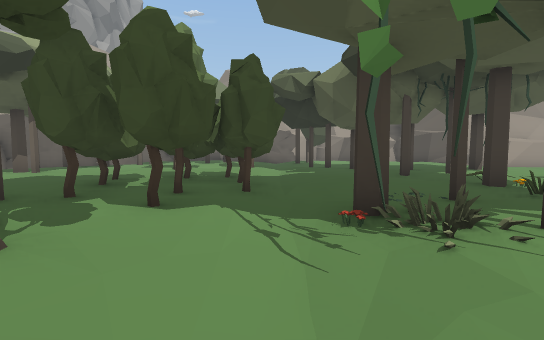
View 1 (above)

21 first-person views from a walk through a scene from a Unity 3-D project. The camera is 1.5 m above the floor, tilts 4° down and sees 90° across. The floor is counted in squares, 2 m on a side. Each view is taken from the middle of a square. On the plan, view 1 faces up. The plan holds only what a view shows up to about 10 squares ahead; the rest is blank. The place goes on beyond the plan. The player character is not drawn. Some surface patterns are stand-ins.

View 2
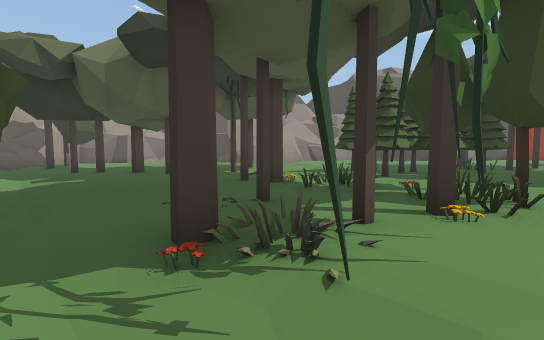

View 3
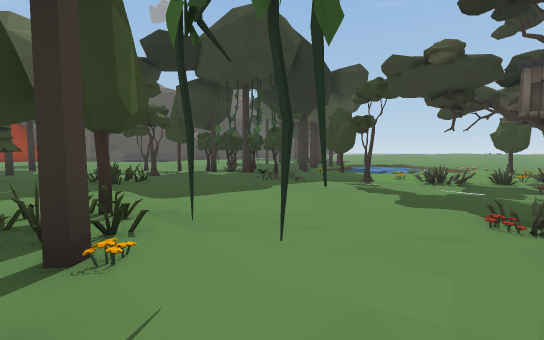

View 4
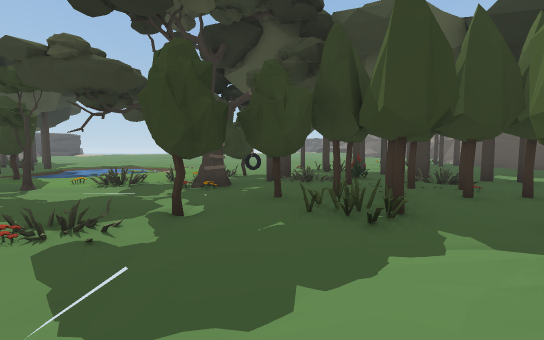

View 5
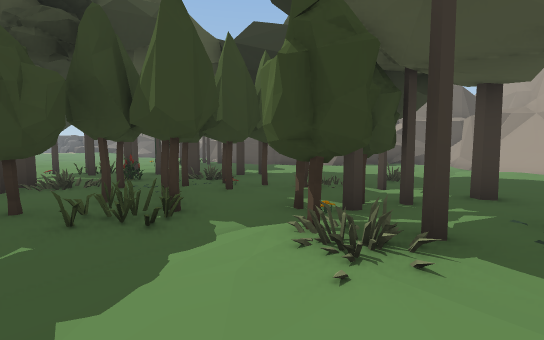

View 6
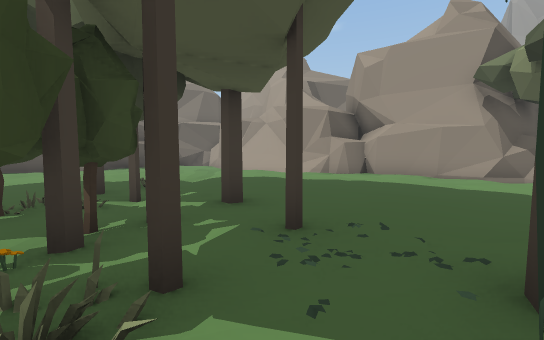

View 7
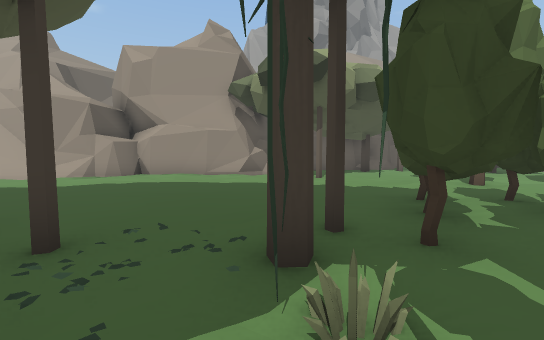

View 8
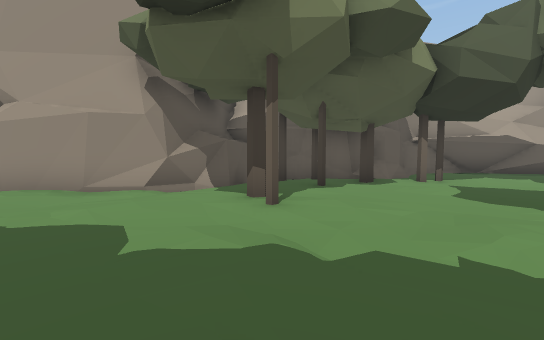

View 9
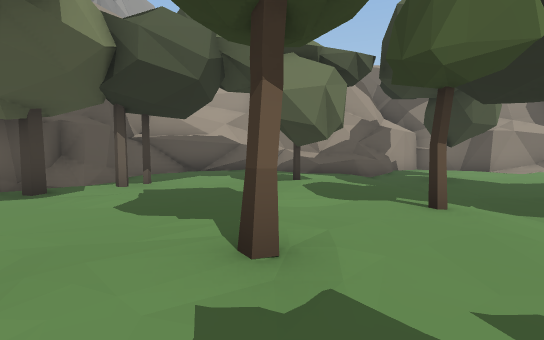

View 10
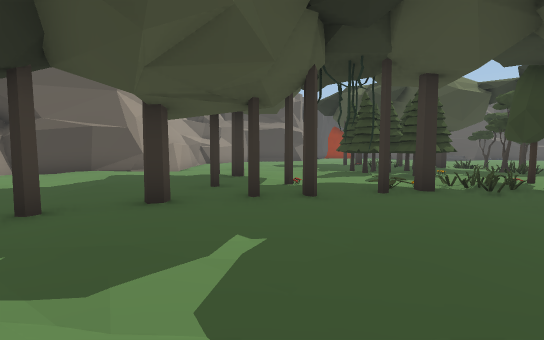

View 11
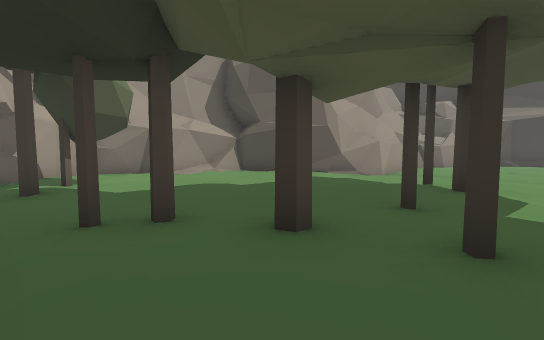

View 12
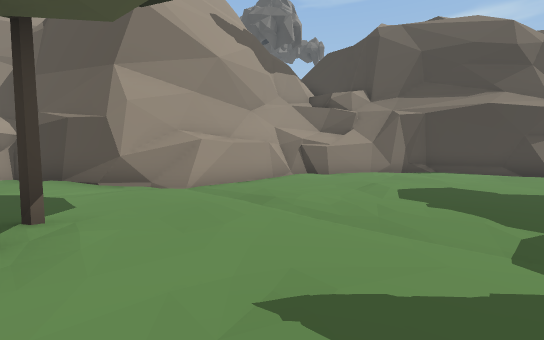

View 13
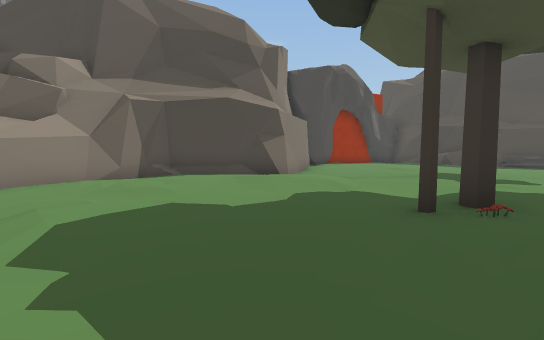

View 14
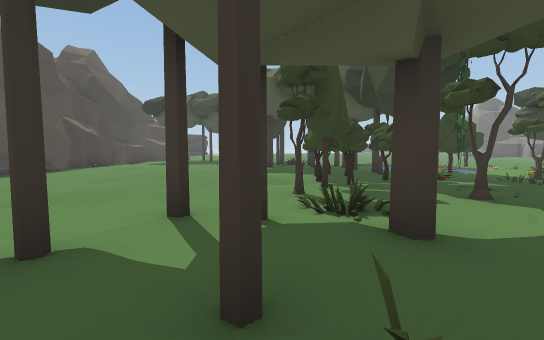

View 15
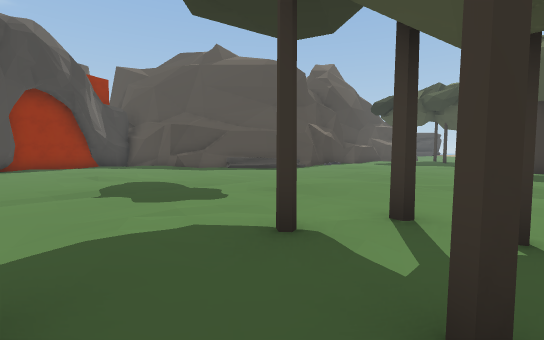

View 16
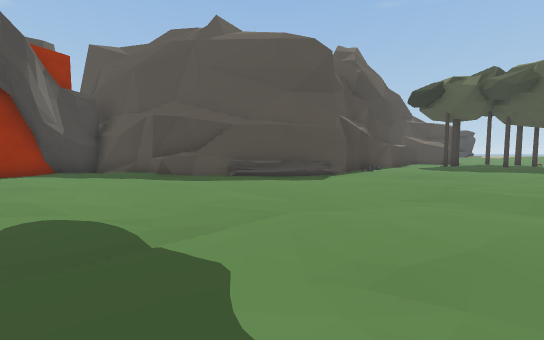

View 17
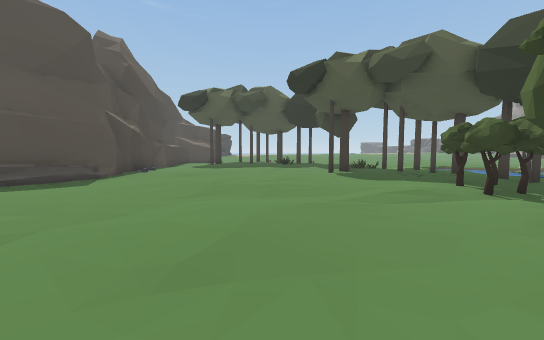

View 18
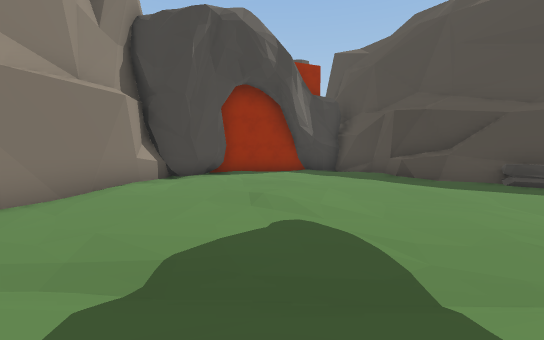

View 19
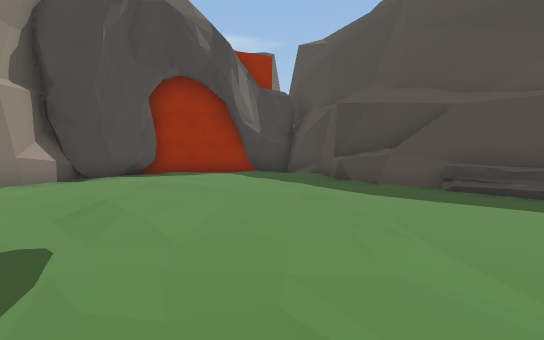

View 20
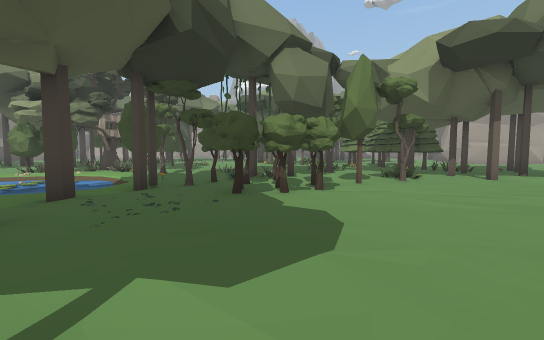

View 21
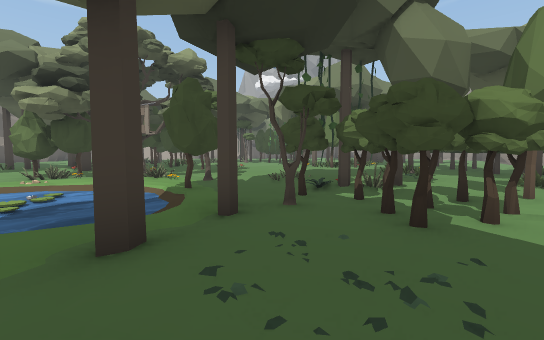

### Floor plan
Key: @ floor where view 1 was taken; # wall or solid block; x gap in a wall; . main floor; : floor 0.25 m higher than the main floor; - floor 0.25 m lower than the main floor; / step, stairs or slope; ~ water the walk can cross; ≈ water the walk keeps out of; ^ raised ledge; T tree; F flower; P pine tree; R rock; O other object.
Columns run from 15 left of view 1 to 27 right of it. Each row starts with its distance up from view 1.
 17         ###. ####...###
 16         #.....^^/..../##
 15         #....../.#.....#
 14        ##....../#......##
 13        ###...:///.......##
 12      ####......-----.....######
 11      #........T/.#.......-....###
 10      #x...../..//.#....../......##
  9      #......T..//.....#../.......##
  8      #..#....../..#...............#
  7     ##.......TT-....O.............##
  6    ##.......TTTT...O...:........://#
  5    #./......TTTT/..OO.PPP ......../####
  4    #........TTT///T...PPOO............###
  3   ##........T.T/F..TO.POPPO//.-.........##
  2  ##......./OTT.//TFOT./..PP#.............##
  1 ##....:...T/..//#T.T.........#............#
  0  .......T...T..@......OT..O.#.............#
 -1   --/////-TFT/--F....../T.................#
 -2    ...O-#/TTTO./O......:...T.............##
 -3     -.....TTT.TT/....O.T#TT.........../^##
 -4     /....OTT.T./-----/OOTT//...-.....R##
 -5       ..#.OOT..OO--T   TTTT..........R#
 -6      .... OO#O#TT-OOOT-T.T..........###
 -7     ./...  Fx..OTO..~~/#...........##
 -8    .......#....T //≈~~~/#..........#
 -9    #        O..- .-O≈~~/...........#

Where each view was taken, in squares from view 1:
view 1: 0 up, 0 right, facing up
view 2: 1 up, 0 right, facing up-right
view 3: 2 up, 1 right, facing down-right
view 4: 1 up, 1 left, facing down
view 5: 1 up, 1 left, facing down-left
view 6: 1 up, 2 left, facing left
view 7: 1 up, 2 left, facing up-left
view 8: 5 up, 4 left, facing up-left
view 9: 7 up, 3 left, facing up
view 10: 8 up, 1 left, facing right
view 11: 8 up, 1 right, facing up-right
view 12: 6 up, 7 right, facing up-right
view 13: 6 up, 10 right, facing right
view 14: 3 up, 12 right, facing down
view 15: 3 up, 12 right, facing down-right
view 16: 1 up, 15 right, facing down-right
view 17: 1 up, 15 right, facing down
view 18: 1 up, 16 right, facing right
view 19: 1 down, 17 right, facing right
view 20: 9 down, 14 right, facing up-left
view 21: 9 down, 11 right, facing up-left
